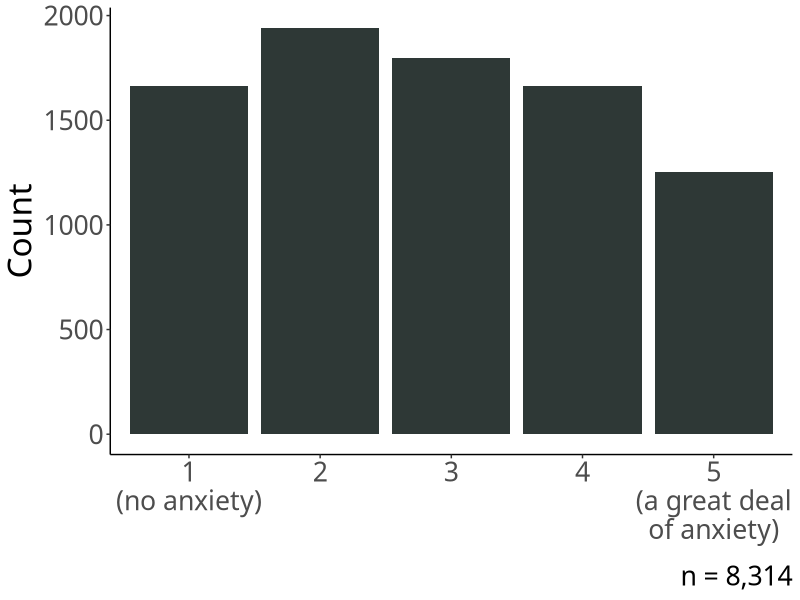
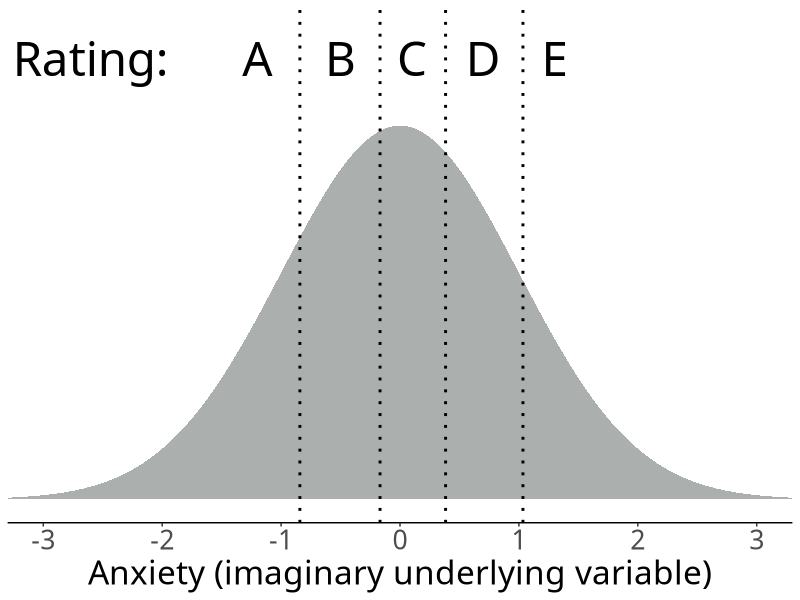
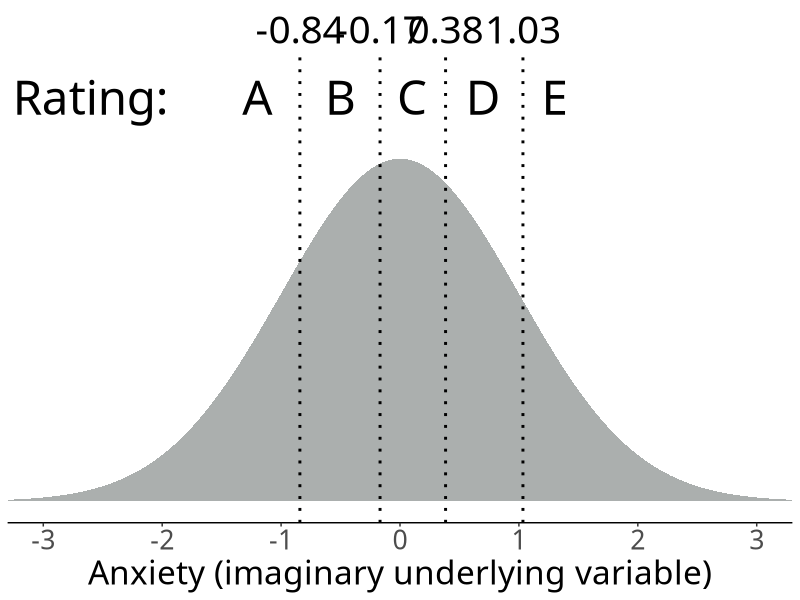
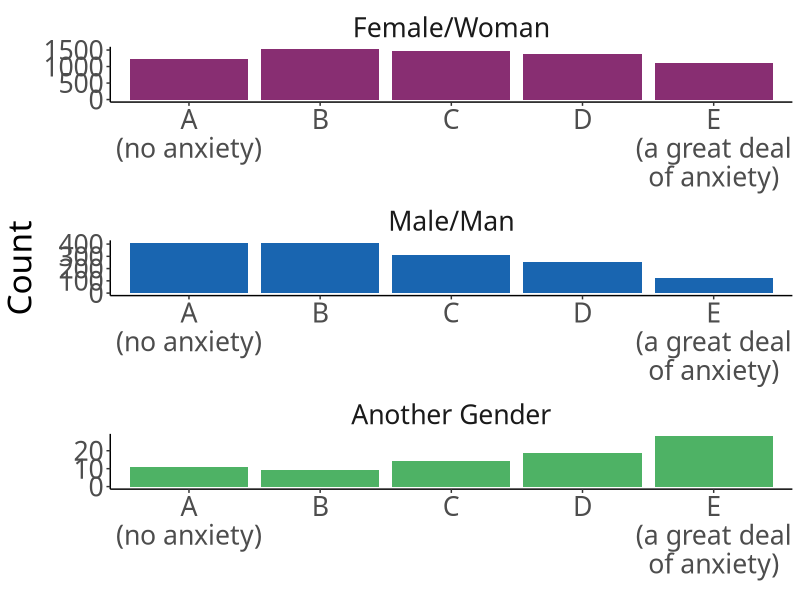
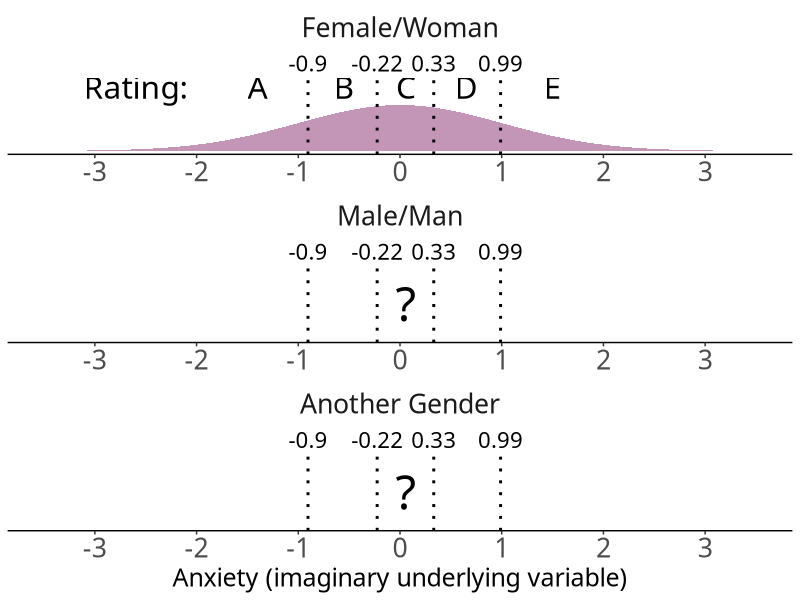
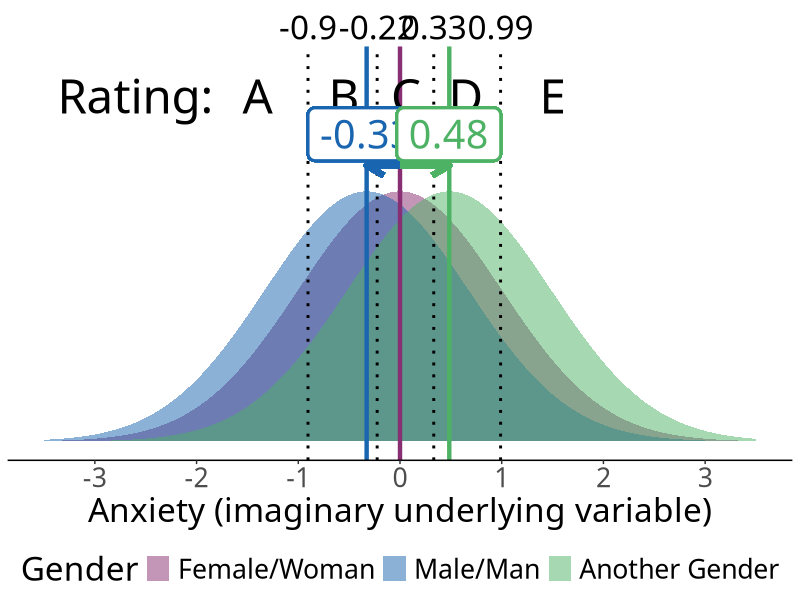
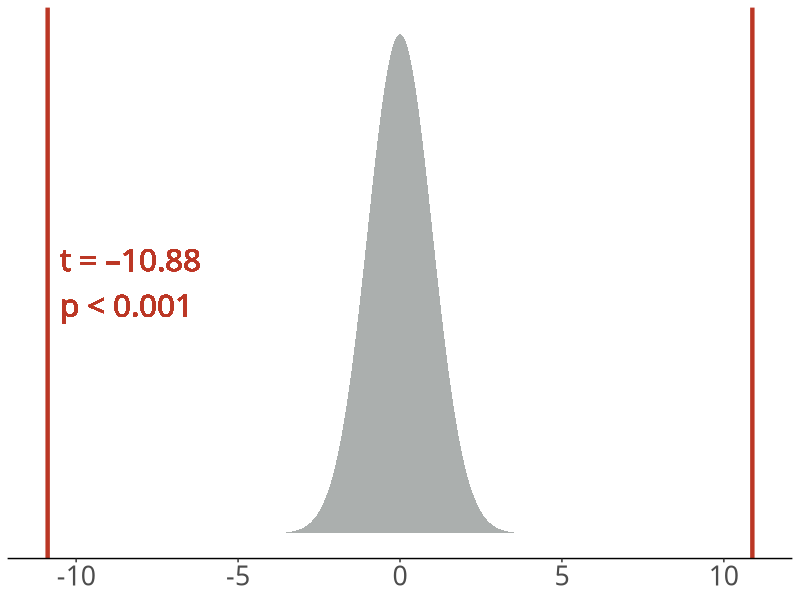
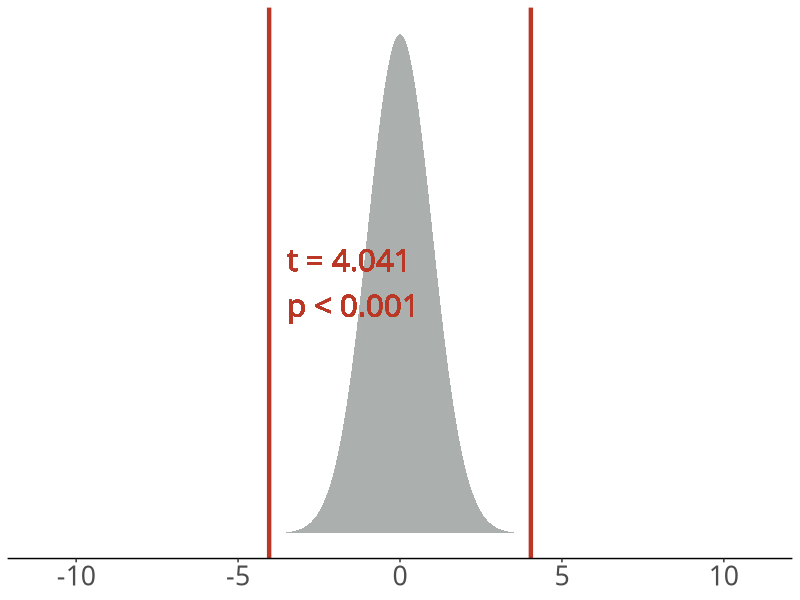

The R script that drew these images, in order:
## ---- chunk 1
library(tidyverse)
library(MASS)

# To solve some conflicts between packages
select <- dplyr::select

# knitr settings
knitr::opts_chunk$set(
  fig.retina=3,
  fig.align = "center",
  cache = FALSE,
  echo = TRUE,
  message = FALSE, 
  warning = FALSE,
  hiline = TRUE
)
knitr::opts_knit$set(root.dir = here::here())

# dplyr and ggplot settings
options(dplyr.summarise.inform = FALSE)
theme_set(theme_bw())
theme_update(
  text = element_text(family = "Fira Sans", size = 18),
  axis.title.y = element_text(angle=0, vjust=0.5, hjust = 0),
  panel.grid = element_blank(),
  strip.background = element_blank()
)

palette_gender <- c( '#882e72', '#1965b0', '#4eb265')
palette_ab <- c('#72190e', '#F1932D')
## ---- chunk 2
anx <- read_csv('data/anx.csv')
anx <- select(anx, unique_id, gender, score) |> 
  rename(rating = score)
## ---- chunk 3
anx |>
  ggplot(aes(x = factor(rating))) +
  geom_bar(fill = '#2e3836') +
  theme_classic() +
  theme(text = element_text(family = "Fira Sans", size = 24)) +
  labs(
    x = element_blank(),
    y = 'Count',
    caption = 'n = 8,314'
  ) +
  scale_x_discrete(labels = c('1\n(no anxiety)', '2', '3', '4', '5\n(a great deal\nof anxiety)')) +
  NULL
## ---- chunk 4
slice(anx, 45:50)
## ---- chunk 5
mean(anx$rating)
## ---- chunk 6
anx <- anx |> 
  mutate(rating = factor(rating))
## ---- chunk 7
mean(anx$rating)
## ---- chunk 8
library(MASS)
anx_fit1 <- polr(rating ~ 1, data = anx,  Hess = TRUE, method = 'probit')
## ---- chunk 9
rating_labs <- tibble(
  x = c(-2.6, -1.2, -0.5, 0.1, 0.7, 1.3),
  d = c(0.47),
  labs = c('Rating:', LETTERS[1:5])
)

tibble(x = seq(from = -3.5, to = 3.5, length.out = 200)) %>% 
  mutate(d = dnorm(x = x)) %>% 
  ggplot(aes(x = x, y = d)) +
  geom_area(fill = '#2e3836', alpha = 0.4) +
  scale_x_continuous(
    'Anxiety (imaginary underlying variable)',
    breaks = -3:3) +
  scale_y_continuous(
    NULL, 
    breaks = NULL,
    limits = c(0, 0.5)
    ) +
  coord_cartesian(xlim = c(-3, 3)) +
  theme_classic() +
  theme( 
    text = element_text(family = "Fira Sans", size = 24),
    axis.line.x.top = element_blank(),
    axis.ticks.x.top = element_blank(),
    axis.text.x.top = element_text(size=28, colour = 'white')
  ) +
  geom_vline(xintercept = anx_fit1$zeta, linetype = 'dotted', linewidth = 1) +  # thresholds
  scale_x_continuous(
    'Anxiety (imaginary underlying variable)',
    breaks = -3:3,
  ) +
  geom_text(data = rating_labs, aes(label = labs), family = "Fira Sans", size = 12) +
  NULL
## ---- chunk 10
summary(anx_fit1)
## ---- chunk 11

tibble(x = seq(from = -3.5, to = 3.5, length.out = 200)) %>% 
  mutate(d = dnorm(x = x)) %>% 
  ggplot(aes(x = x, y = d)) +
  geom_area(fill = '#2e3836', alpha = 0.4) +
  scale_x_continuous(
    'Anxiety (imaginary underlying variable)',
    breaks = -3:3,
    sec.axis = dup_axis(
      name = NULL,
      breaks = anx_fit1$zeta %>% as.double(),
      labels = round(anx_fit1$zeta, 2)
    )
    ) +
  scale_y_continuous(
    NULL, 
    breaks = NULL,
    limits = c(0, 0.5)
    ) +
  coord_cartesian(xlim = c(-3, 3)) +
  theme_classic() +
  theme( 
    text = element_text(family = "Fira Sans", size = 24),
    axis.line.x.top = element_blank(),
    axis.ticks.x.top = element_blank(),
    axis.text.x.top = element_text(size=28, colour = 'black')
  ) +
  geom_vline(xintercept = anx_fit1$zeta, linetype = 'dotted', linewidth = 1) +  # thresholds
  geom_text(data = rating_labs, aes(label = labs), family = "Fira Sans", size = 12) +
  NULL
## ---- chunk 12
anx <- anx |>
  mutate(gender = factor(gender, levels = c('Female/Woman', 'Male/Man', 'Another Gender')))

anx %>%
  ggplot(aes(x = rating, fill = gender)) +
  geom_bar() +
  facet_wrap(~ gender, scales = 'free', nrow=3) +
  scale_fill_manual(values = palette_gender) +
  theme_classic() +
  theme(legend.position = 'none',
        strip.background = element_blank(),
        text = element_text(family = 'Fira Sans', size = 24)) +
  labs(
    x = element_blank(),
    y = 'Count'
  ) +
  scale_x_discrete(labels = c('A\n(no anxiety)', 'B', 'C', 'D', 'E\n(a great deal\nof anxiety)')) +
  NULL
## ---- chunk 13
anx_fit2 <- polr(
  rating ~ gender,
  data = anx,
  method = 'probit',
  Hess = TRUE
)

anx_fit2_latent_normals <- tibble(
  Gender = factor(c('Female/Woman', 'Male/Man', 'Another Gender'), levels = c('Female/Woman', 'Male/Man', 'Another Gender')),
  mu     = c(0, coef(anx_fit2))
) |>
  tidyr::expand(
    nesting(Gender, mu),
    x = seq(from = -3.5, to = 3.5, length.out = 200)
  ) |>
  mutate(
    d = dnorm(x, mean = mu, sd = 1)  # get dens at each x value for normal distrib with each row's mu
  )
## ---- chunk 14
rating_labs <- tibble(
  x = c(-2.6, -1.4, -0.55, 0.06, 0.65, 1.5),
  d = c(0.55),
labs = c('Rating:', LETTERS[1:5]),
  Gender = factor(c('Female/Woman'), levels = c('Female/Woman', 'Male/Man', 'Another Gender'))
)

q_labs <- tibble(
  x = 0.06,
  d = 0.3,
  labs = '?',
  Gender = factor(c('Male/Man', 'Another Gender'), levels = c('Female/Woman', 'Male/Man', 'Another Gender'))
)

anx_fit2_latent_normals |>
  ggplot(aes(x = x, y = d, fill = Gender)) +
  facet_wrap(~ Gender, nrow=3, scale = 'free') +
  geom_area(position = 'identity', alpha = 0.5) +
  geom_vline(xintercept = anx_fit2$zeta, linetype = 'dotted', linewidth = 1) +
  # geom_vline(xintercept = 0, colour = palette_gender[1], linewidth = 1.5) +
  geom_text(data = rating_labs, aes(label = labs), family = 'Fira Sans', size = 8) +
  geom_text(data = q_labs, aes(label = labs), family = 'Fira Sans', size = 12) +
  scale_fill_manual(values = c(palette_gender[1], '#FFF', '#FFF')) +
  theme_classic() +
  theme(
    axis.line.x.top = element_blank(),
    axis.ticks.x.top = element_blank(),
    strip.placement = 'outside',
    strip.background = element_blank(),
    text = element_text(family = 'Fira Sans', size = 24),
    axis.text.x.top = element_text(family = 'Fira Sans', size = 16, colour = 'black'),
    axis.title.x.bottom = element_text(size = 18),
    legend.position = 'none'
  ) +
  scale_y_continuous(NULL, breaks = NULL, limits = c(0, 0.6)) +
  scale_x_continuous(
    'Anxiety (imaginary underlying variable)', 
    breaks = -3:3,
    sec.axis = dup_axis(
      name = NULL,
      breaks = anx_fit2$zeta %>% as.double(),
      labels = round(anx_fit2$zeta, 2)
    )) +
  NULL
## ---- chunk 15
mm_mean <- anx_fit2$coefficients[['genderMale/Man']]
ag_mean <- anx_fit2$coefficients[['genderAnother Gender']]

anx_fit2_latent_normals |>
  ggplot(aes(x = x, y = d, fill = Gender)) +
  geom_area(position = 'identity', alpha = 0.5) +
  geom_vline(xintercept = anx_fit2$zeta, linetype = 'dotted', linewidth = 1) +
  geom_vline(linewidth = 1.5, xintercept = 0, colour = palette_gender[1]) +
  geom_vline(linewidth = 1.5, xintercept = mm_mean, colour = palette_gender[2]) +
  geom_vline(linewidth = 1.5, xintercept = ag_mean, colour = palette_gender[3]) +
  geom_text(data = rating_labs, aes(label = labs), family = 'Fira Sans', size = 12) +
  scale_fill_manual(values = palette_gender) +
  theme_classic() +
  theme(
    axis.line.x.top = element_blank(),
    axis.ticks.x.top = element_blank(),
    text = element_text(family = 'Fira Sans', size = 24),
    axis.text.x.top = element_text(family = 'Fira Sans', size = 24, colour = 'black'),
    legend.position = 'bottom'
  ) +
  scale_y_continuous(NULL, breaks = NULL, limits = c(0, 0.6)) +
  scale_x_continuous(
    'Anxiety (imaginary underlying variable)', 
    breaks = -3:3,
    sec.axis = dup_axis(
      name = NULL,
      breaks = anx_fit2$zeta %>% as.double(),
      labels = round(anx_fit2$zeta, 2)
    )) +
  geom_segment(aes(x= 0, y = 0.44, xend = mm_mean, yend = 0.44), linewidth = 2, arrow = arrow(length = unit(0.5,"cm")), colour = palette_gender[2]) +
  geom_label(aes(x = -0.33, y = 0.49), label = round(mm_mean, 2), fill = 'white', colour = palette_gender[2], family = 'Fira Sans', size = 10, label.size = 1) +
  geom_segment(aes(x= 0, y = 0.44, xend = ag_mean, yend = 0.44), linewidth = 2, arrow = arrow(length = unit(0.5,"cm")), colour = palette_gender[3]) +
  geom_label(aes(x = 0.48, y = 0.49), label = round(ag_mean, 2), fill = 'white', colour = palette_gender[3], family = 'Fira Sans', size = 10, label.size = 1) +
  NULL
## ---- chunk 16
summary(anx_fit2)
## ---- chunk 17
pnorm(abs(-10.880), lower.tail = FALSE) * 2
pnorm(abs(  4.041), lower.tail = FALSE) * 2
## ---- chunk 18
mm_t <- -10.88

tibble(x = seq(from = -11, to = 11, length.out = 500)) %>% 
  mutate(d = dnorm(x = x)) %>% 
  ggplot(aes(x = x, y = d)) +
  geom_area(fill = '#2e3836', alpha = 0.4) +
  geom_vline(colour = '#BB3725', linewidth = 1.5, xintercept = mm_t) +
  geom_vline(colour = '#BB3725', linewidth = 1.5, xintercept = -mm_t) +
  geom_text(
    aes(x = -10.5, y = 0.2), 
    colour = '#bb3725', label = 't = –10.88\np < 0.001',
    family = "Fira Sans", size = 8,
    hjust = 0
    ) +
  scale_x_continuous(
    NULL,
    breaks = seq(-10, 10, 5)) +
  scale_y_continuous(
    NULL, 
    breaks = NULL,
    limits = c(0, 0.4)
    ) +
  theme_classic() +
  theme( 
    text = element_text(family = "Fira Sans", size = 24),
  ) +
  NULL
## ---- chunk 19
ag_t <-  4.041

tibble(x = seq(from = -11, to = 11, length.out = 500)) %>% 
  mutate(d = dnorm(x = x)) %>% 
  ggplot(aes(x = x, y = d)) +
  geom_area(fill = '#2e3836', alpha = 0.4) +
  geom_vline(colour = '#BB3725', linewidth = 1.5, xintercept =  ag_t) +
  geom_vline(colour = '#BB3725', linewidth = 1.5, xintercept = -ag_t) +
  geom_text(
    aes(x = -3.5, y = 0.2), 
    colour = '#bb3725', label = 't = 4.041\np < 0.001',
    family = "Fira Sans", size = 8,
    hjust = 0
    ) +
  scale_x_continuous(
    NULL,
    breaks = seq(-10, 10, 5)) +
  scale_y_continuous(
    NULL, 
    breaks = NULL,
    limits = c(0, 0.4)
    ) +
  theme_classic() +
  theme( 
    text = element_text(family = "Fira Sans", size = 24),
  ) +
  NULL
## ---- chunk 20
TRUE_PROBDIST <- c(.4, .25, .15, .1, .1)
  
tibble(
  group = rep(c('Group A', 'Group B'), each = 5),
  score = rep(1:5, 2),
  prob = rep(TRUE_PROBDIST, 2)  # skewed
) |>
  ggplot(aes(x = factor(score), y = prob, fill = group)) +
  geom_bar(stat = 'identity') +
  theme_classic() +
  facet_wrap(~ group, nrow = 2) +
  theme(
    legend.position = 'none',
    text = element_text(family = 'Fira Sans', size = 18),
    strip.background = element_blank()
  ) +
  labs(
    x = element_blank(),
    y = 'True probability'
  ) +
  scale_y_continuous(
    limits = c(0, 1),
    breaks = c(0, 0.5, 1)
  ) +
  scale_fill_manual(values = palette_ab) +
  scale_x_discrete(labels = c('1\n(no anxiety)', '2', '3', '4', '5\n(a great deal\n of anxiety)')) +
  NULL
## ---- chunk 21
SAMPLE_SIZE <- 50
set.seed(1)
sample_a <- sample(x = 1:5, size = SAMPLE_SIZE, replace = TRUE, prob = TRUE_PROBDIST)

set.seed(24)
sample_b <- sample(x = 1:5, size = SAMPLE_SIZE, replace = TRUE, prob = TRUE_PROBDIST)
  
simdat <- tibble(
  group = rep(c('Group A', 'Group B'), each = SAMPLE_SIZE),
  rating = factor(c(sample_a, sample_b))
)

simdat |> 
  ggplot(aes(x = rating, fill = group)) +
  geom_bar() +
  facet_wrap(~ group, nrow = 2) +
  theme_classic() +
  theme(
    legend.position = 'none',
    text = element_text(family = 'Fira Sans', size = 18),
    strip.background = element_blank()
  ) +
  scale_fill_manual(values = palette_ab) +
  labs(
    y = 'Count',
    x = element_blank(),
    ) +
  scale_x_discrete(labels = c('1\n(no anxiety)', '2', '3', '4', '5\n(a great deal\n of anxiety)')) +
  NULL
## ---- chunk 22
sim_fit <- polr(rating ~ group, data = simdat, method = 'probit', Hess = TRUE)
summary(sim_fit)  
## ---- chunk 23
sim_t <-  -2.009

tibble(x = seq(from = -4.5, to = 4.5, length.out = 500)) %>% 
  mutate(d = dnorm(x = x)) %>% 
  ggplot(aes(x = x, y = d)) +
  geom_ribbon(aes(x = ifelse(x >= sim_t & x <= -sim_t, x, NA), ymin = 0, ymax = d), alpha = 0.4, fill = "#2e3836") +
  geom_ribbon(aes(x = ifelse(x < sim_t, x, NA), ymin = 0, ymax = d), alpha = 0.6, fill = "#BB3725") +
  geom_ribbon(aes(x = ifelse(x > -sim_t, x, NA), ymin = 0, ymax = d), alpha = 0.6, fill = "#BB3725") +
  geom_vline(colour = '#BB3725', linewidth = 1.5, xintercept =  sim_t) +
  geom_vline(colour = '#BB3725', linewidth = 1.5, xintercept = -sim_t) +
  geom_text(
    aes(x = -4.2, y = 0.2), 
    colour = '#bb3725', label = 't = –2.009\np < 0.05',
    family = "Fira Sans", size = 8,
    hjust = 0
    ) +
  scale_x_continuous(
    NULL,
    breaks = seq(-6, 6, 2)) +
  scale_y_continuous(
    NULL, 
    breaks = NULL,
    limits = c(0, 0.4)
    ) +
  theme_classic() +
  theme( 
    text = element_text(family = "Fira Sans", size = 24),
  ) +
  NULL
## ---- chunk 24
pnorm(abs(-2.009), lower.tail = FALSE) * 2
